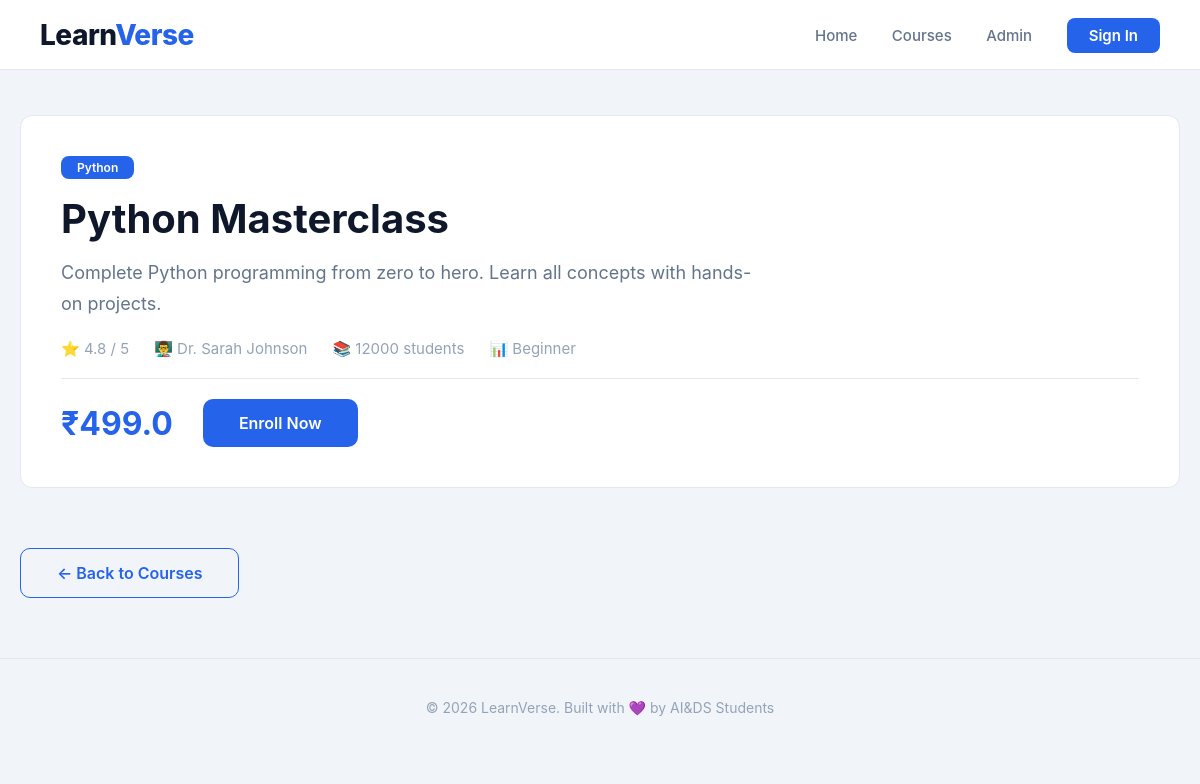
The page /course/1 on the database its author committed.
### models.py (models this page shows)
class Course(db.Model):
    id = db.Column(db.Integer, primary_key=True)
    title = db.Column(db.String(200), nullable=False)
    description = db.Column(db.Text, nullable=False)
    domain = db.Column(db.String(50), nullable=False)
    level = db.Column(db.String(20), nullable=False)
    price = db.Column(db.Float, default=0)
    instructor = db.Column(db.String(100), nullable=False)
    rating = db.Column(db.Float, default=0)
    students = db.Column(db.Integer, default=0)
    image = db.Column(db.String(200), default='default.jpg')
    created_at = db.Column(db.DateTime, default=datetime.utcnow)

### app.py (the view)
@app.route('/course/<int:course_id>')
def course_detail(course_id):
    course = Course.query.get_or_404(course_id)
    return render_template('course_detail.html', course=course)

### templates/course_detail.html (shortened to what this page needs)
<!DOCTYPE html>
<html lang="en">
<head>
    <link rel="stylesheet" href="{{ url_for('static', filename='style.css') }}">
</head>
<body>
    <header>
        <div class="logo">Learn<span>Verse</span></div>
        <nav>
            <a href="/">Home</a>
            <a href="/courses">Courses</a>
            <a href="/admin/courses">Admin</a>
            <a href="#" class="btn-signin">Sign In</a>
        </nav>
    </header>
    <div class="container">
        <div class="course-detail">
            <div class="course-detail-header">
                <span class="badge">{{ course.domain }}</span>
                <h1>{{ course.title }}</h1>
                <p>{{ course.description }}</p>
                <div class="course-detail-meta">
                    <span>⭐ {{ course.rating }} / 5</span>
                    <span>👨‍🏫 {{ course.instructor }}</span>
                    <span>📚 {{ course.students }} students</span>
                    <span>📊 {{ course.level }}</span>
                </div>
                <div class="course-detail-price">
                    <span class="price">₹{{ course.price }}</span>
                    <a href="#" class="btn-primary">Enroll Now</a>
                </div>
            </div>
        </div>
        <a href="/courses" class="btn-secondary" style="margin-top:30px; display:inline-block;">← Back to Courses</a>
    </div>
    <footer>
        <p>© 2026 LearnVerse. Built with 💜 by AI&DS Students</p>
    </footer>
</body>
</html>

### static/style.css (style rules this page uses)
* { margin: 0; padding: 0; box-sizing: border-box; }
body { font-family: -apple-system, BlinkMacSystemFont, 'Segoe UI', Roboto, Oxygen, Ubuntu, sans-serif; background: #F1F5F9; color: #0F172A; overflow-x: hidden; min-height: 100vh; }
a { text-decoration: none; color: inherit; }
header { padding: 15px 40px; display: flex; justify-content: space-between; align-items: center; position: fixed; top: 0; left: 0; right: 0; z-index: 100; background: rgba(255, 255, 255, 0.95); backdrop-filter: blur(20px); border-bottom: 1px solid #E2E8F0; height: 70px; }
.logo { font-size: 28px; font-weight: 800; letter-spacing: -0.5px; color: #0F172A; }
.logo span { color: #2563EB; }
nav a { color: #64748B; margin-left: 30px; font-size: 15px; font-weight: 500; transition: 0.3s; position: relative; }
nav a::after { content: ''; position: absolute; bottom: -4px; left: 0; width: 0; height: 2px; background: #2563EB; transition: 0.3s; }
.btn-signin { background: #2563EB; padding: 8px 22px; border-radius: 8px; color: #fff !important; font-weight: 600; transition: 0.3s; }
.btn-signin::after { display: none !important; }
.btn-primary { display: inline-block; padding: 14px 36px; background: #2563EB; color: #fff; border-radius: 10px; font-weight: 600; transition: 0.3s; border: none; cursor: pointer; font-size: 16px; }
.btn-secondary { display: inline-block; padding: 14px 36px; background: transparent; color: #2563EB; border-radius: 10px; font-weight: 600; transition: 0.3s; border: 1px solid #2563EB; cursor: pointer; font-size: 16px; }
.container { max-width: 1200px; margin: 0 auto; padding: 85px 20px 20px; }
.course-detail { padding: 30px 0; }
.course-detail-header { padding: 40px; border-radius: 12px; background: #FFFFFF; border: 1px solid #E2E8F0; }
.course-detail-header .badge { display: inline-block; padding: 4px 16px; border-radius: 8px; font-size: 12px; background: #2563EB; color: #fff; font-weight: 600; }
.course-detail-header h1 { font-size: 40px; margin: 15px 0; color: #0F172A; }
.course-detail-header p { color: #64748B; font-size: 18px; line-height: 1.7; max-width: 700px; }
.course-detail-meta { display: flex; gap: 25px; flex-wrap: wrap; margin: 20px 0; color: #94A3B8; font-size: 15px; }
.course-detail-price { display: flex; align-items: center; gap: 30px; margin-top: 20px; padding-top: 20px; border-top: 1px solid #E2E8F0; }
.course-detail-price .price { font-size: 32px; font-weight: 700; color: #2563EB; }
footer { text-align: center; padding: 40px; color: #94A3B8; border-top: 1px solid #E2E8F0; margin-top: 40px; font-size: 14px; }

### rows shown on the page
Course: domain "Python", title "Python Masterclass", description "Complete Python programming from zero to hero. Learn all concepts with hands-on projects.", rating "4.8", instructor "Dr. Sarah Johnson", students "12000", level "Beginner", price "499.0"
